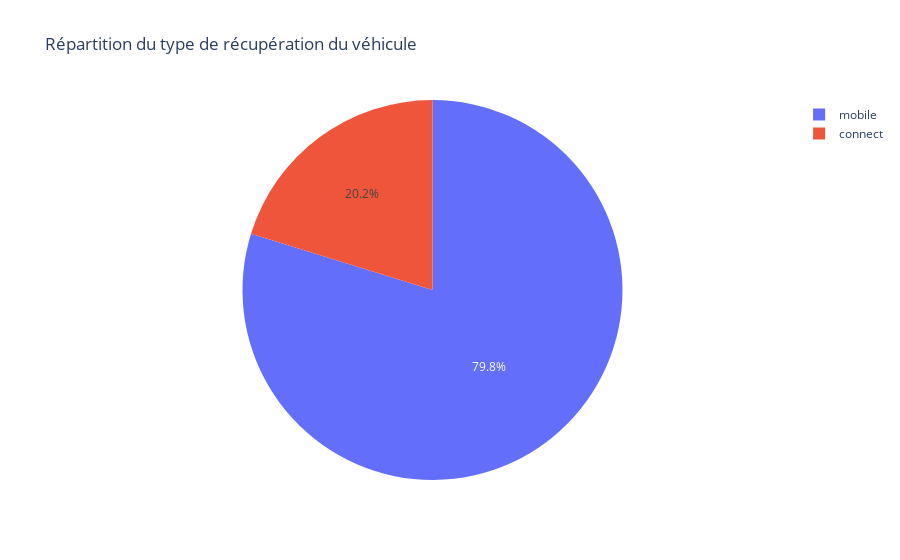

The notebook cell this image was saved under:
### Code cell
fig = px.pie(
    dataset,
    names='checkin_type',
    title='Répartition du type de récupération du véhicule'
)
fig.show()

### Figure 1 — Plotly figure (JSON) as saved in the notebook; plotly's stock layout.template omitted (floating-point values rounded to 4 significant figures; data arrays with more than 128 entries replaced by an {"elided": "..."} marker saying what was removed)
{"data": [{"domain": {"x": [0, 1], "y": [0, 1]}, "hovertemplate": "checkin_type=%{label}<extra></extra>", "labels": {"elided": "21310 str values"}, "legendgroup": "", "name": "", "showlegend": true, "type": "pie"}], "layout": {"legend": {"tracegroupgap": 0}, "title": {"text": "Répartition du type de récupération du véhicule"}}}
